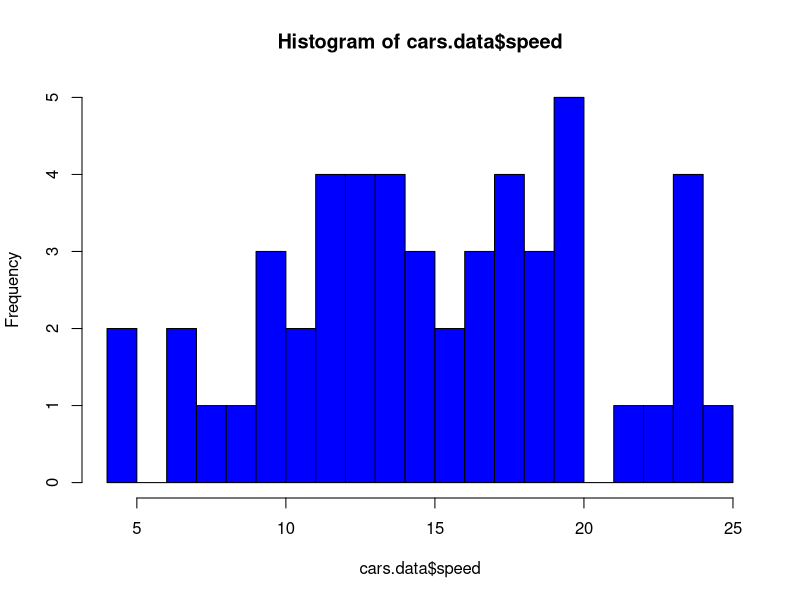
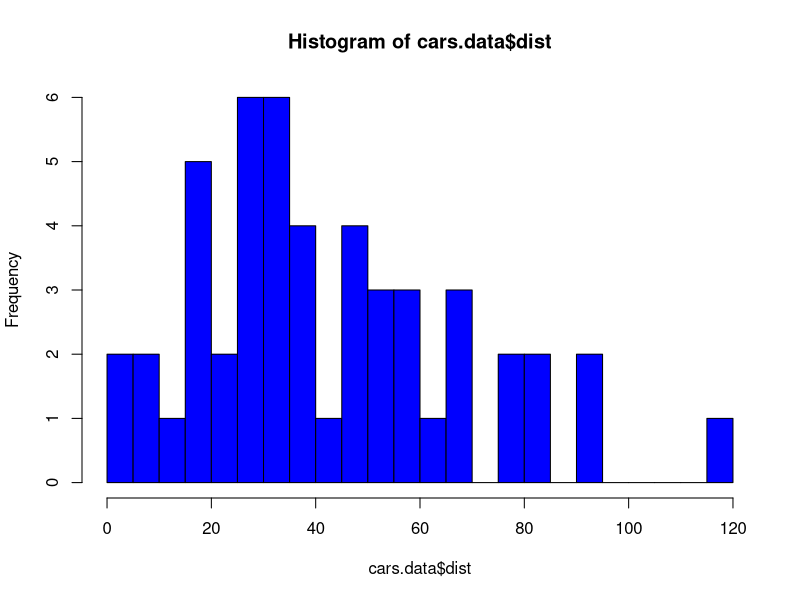
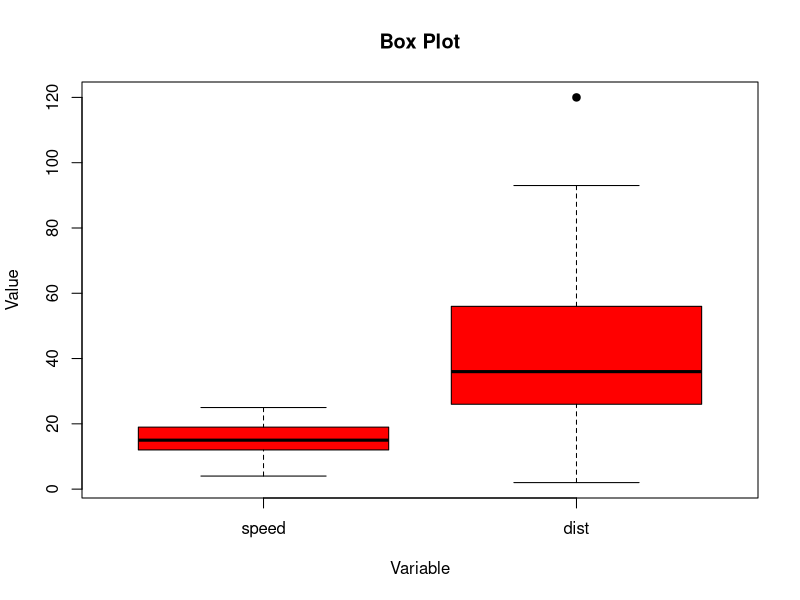
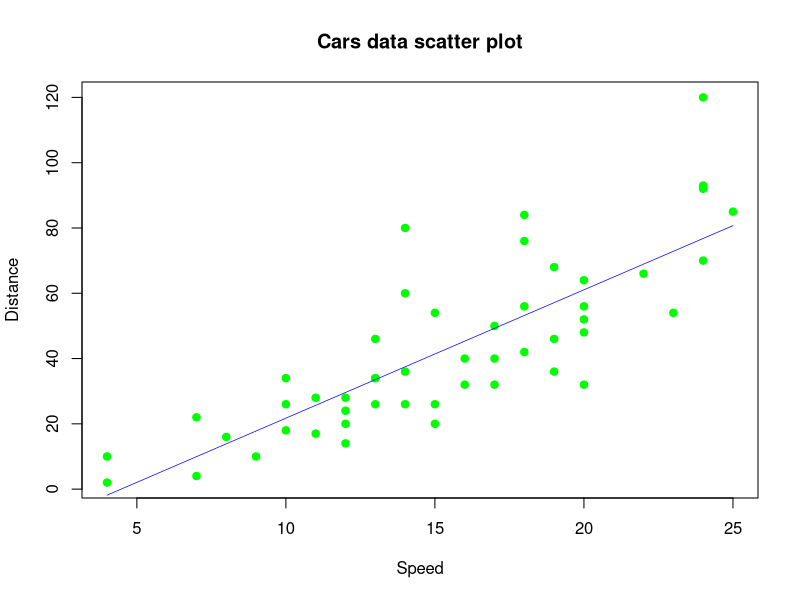

The R source for these figures, in order:
## ---- chunk 1
knitr::opts_chunk$set(echo = TRUE)
## ---- chunk 2
#We are giving a name to the dataset. With 'dim' we can see the dimension of a matrix/data frame.
cars.data <- cars
dim(cars.data)
## ---- chunk 3
str(cars.data)
## ---- chunk 4
hist(cars.data$speed, 20, col="blue")
## ---- chunk 5
hist(cars.data$dist, 20, col="blue")
## ---- chunk 6
boxplot(cars.data, main="Box Plot",
 xlab="Variable", ylab="Value", col = "red", pch=19)
## ---- chunk 7
plot(x=cars.data$speed,y=cars.data$dist, main="Cars data scatter plot", xlab = "Speed",
 ylab = "Distance", pch=19, col="green")
lin.mod <- lm(cars.data$dist~cars.data$speed)
pr.lm <- predict(lin.mod)
lines(pr.lm~cars.data$speed, col="blue", lwd=0.7)
